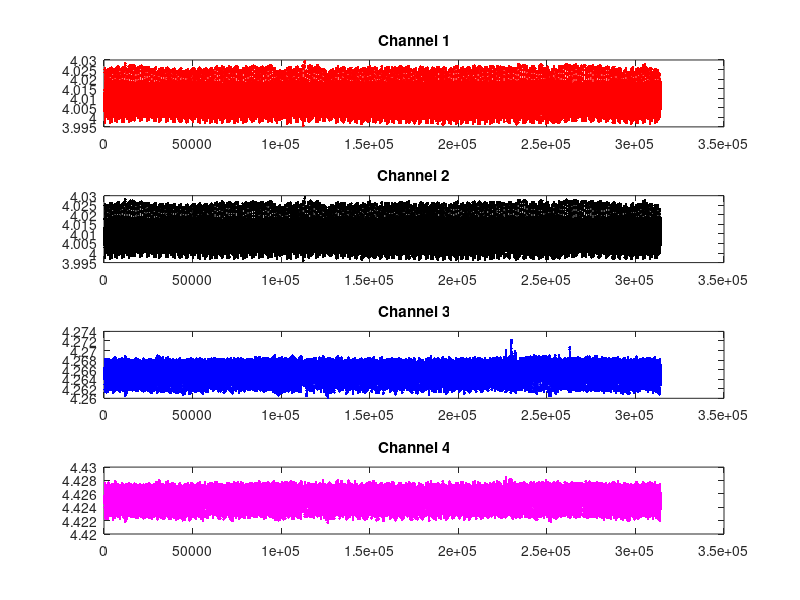

Reproduce this figure in MATLAB.
% Execute this code part by part
% Edit your ECG file. Remove the strings that are visible. Remove the first
% pair of 6002 and 5002 as well. Then execute the code below to get rid of
%MSGTYPE string from the .txt file
%Onekgula text er por jei 6002 ta start hoise,oita rekhe diba
%Got the data from HS12 ECG
%%
clc;clear all;close all;
fid = fopen('Edited_ECG.txt','rt') ;
X = fread(fid) ;
fclose(fid) ;
X = char(X.') ;
% replace string S1 with string S2
Y = strrep(X, 'MSGTYPE', '') ;
fid2 = fopen('outfile.txt','wt') ;
fwrite(fid2,Y) ;
fclose (fid2) ;

%% Read the newly created file

clc;clear all;close all;
fid =fopen('outfile.txt');
C=textscan(fid,'%f','delimiter','\n');
data_full=cell2mat(C);

idx_start= find(data_full ==6002);
idx_end = find(data_full==5002);
idx_start = idx_start(1:end-1);

new1 = zeros(length(data_full),length(idx_end));

   for i = 1:length(idx_end)
        a=idx_start(i)+1;
        b=idx_end(i)-1;
        c=b-a+1;
        new1((1:c),i) = data_full(a:b);
   end
new1(new1==0)=[];
new1=new1';
% 
% idx_start2= find(data_full ==5000);
% idx_end2 = find(data_full==6000);
% 
% new2 = zeros(200000,length(idx_end2));
% 
% 
% for j = 1:length(idx_end2)
%         a=idx_start2(j)+1;
%         b=idx_end2(j)-1;
%         c=b-a+1;
%         new2((1:c),j) = data_full(a:b);
% end
%     
% new2(new2==0)=[];
% new2=new2';

new1(new1==6000)=[];
new1(new1==5000)=[];
sub_data=new1;

data_ch1 =sub_data(find(sub_data >=0 & sub_data <= 4095 ));
data_ch1 = log10(data_ch1);

data_ch2 =sub_data(find(sub_data >= 8192 & sub_data <= 12287 ));
data_ch2 = log10(data_ch2);
% data_ch2 = data_ch2(1:end-1);

data_ch3 =sub_data(find(sub_data >= 17408 & sub_data <= 21503 ));
data_ch3 = log10(data_ch3);
%data_ch3f = flip(data_ch3);

data_ch4 =sub_data(find(sub_data >= 25600 & sub_data <= 29695 ));
data_ch4 = log10(data_ch4);
%data_ch4f = flip(data_ch4);
% data_ch4 = data_ch4(1:end-1);

figure;
subplot(4,1,1)

x = (0:length(data_ch2)-1)/0.4;

plot(x,data_ch2,'-r.')
title('Channel 1')

subplot(4,1,2)
 %x= 1:2.5:length(data_ch2)*2.5;
plot(x,data_ch2,'-k.')
title('Channel 2')

subplot(4,1,3)
% x= 1:2.5:length(data_ch3)*2.5;
plot(x,data_ch3,'-b.')
title('Channel 3')

subplot(4,1,4)
%x= 1:2.5:length(data_ch4)*2.5;
plot(x,data_ch4,'-m.')
title('Channel 4')

total_ms = (length(data_ch2)*2.5)+48630547+500; % 500 ms between the onset of each log file, 41128445 is the LogStartMDHTime
disp(num2str(total_ms,'%.2f'))

%%%%%%%%%%%%%%%%%%%%%%%%%%


    